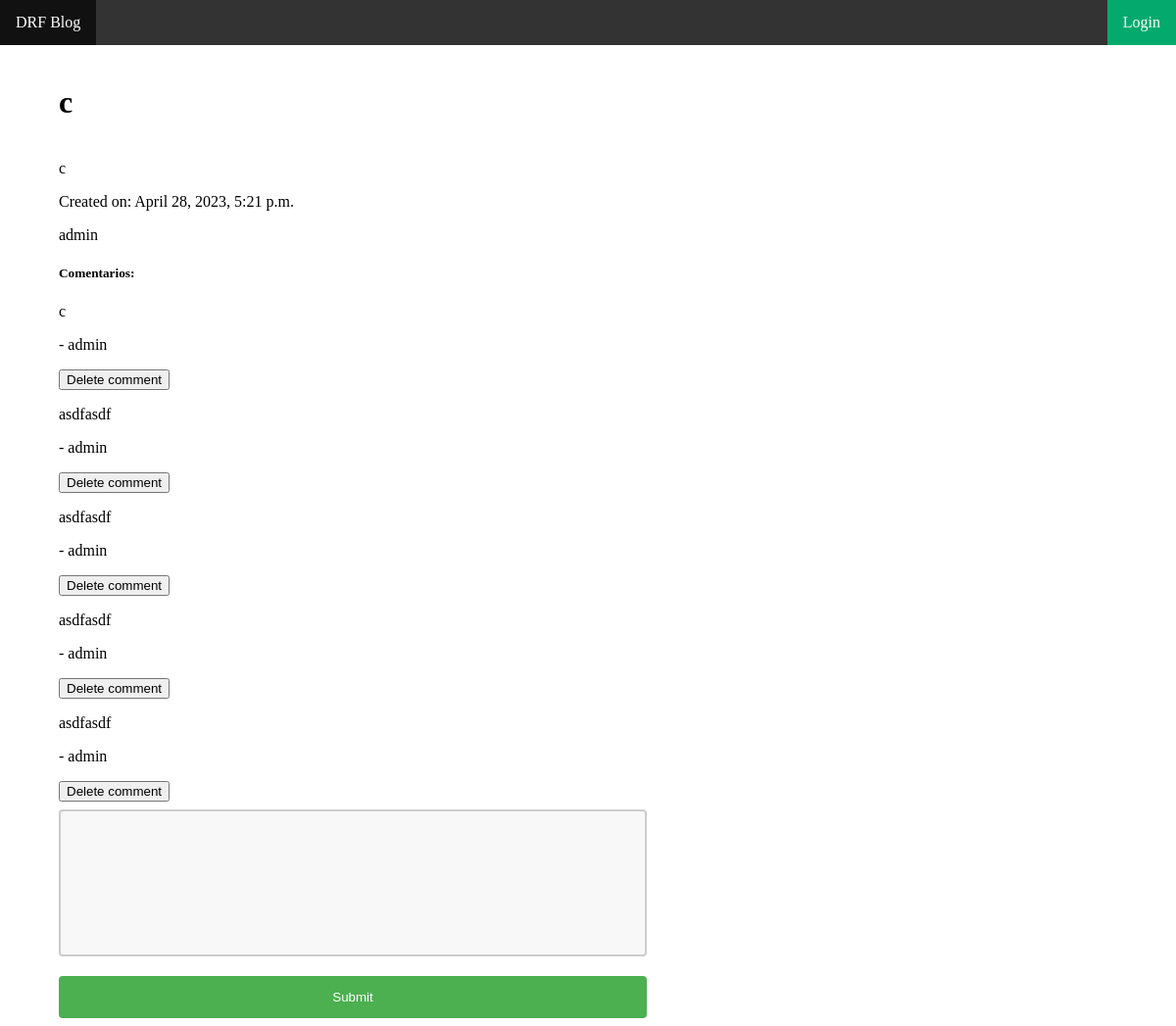
/comments/17/, run on the app's committed database.
### api/models.py (models this page shows)
class Post(models.Model):
    created = models.DateTimeField(auto_now_add=True)
    title = models.CharField(max_length=100, blank=True, default='')
    body = models.TextField(blank=True, default='')
    owner = models.ForeignKey('auth.User', related_name='posts', on_delete=models.CASCADE)
    class Meta:
        ordering = ['created']

class Comment(models.Model):
    created = models.DateTimeField(auto_now_add=True)
    body = models.TextField(blank=False)
    owner = models.ForeignKey('auth.User', related_name='comments', on_delete=models.CASCADE)
    post = models.ForeignKey('Post', related_name='comments', on_delete=models.CASCADE)
    class Meta:
        ordering = ['created']

### api/views.py (the view, shortened to what this page needs)
# urls.py: path('comments/<int:pk>/', create_comment, name='create_comment'),
def create_comment(request, pk):
    post = get_object_or_404(Post, pk=pk)
    comments = post.comments.all()
    print(request)
    return render(request, "post_detail.html", {"post": post, "comments": comments})

### templates/post_detail.html (shortened to what this page needs)
{% extends 'base.html' %} {% block content %}
<h1 class="section-title">{{ post.title }}</h1>
<p>{{ post.body }}</p>
<p>Created on: {{ post.created }}</p>
<p>{{ post.owner }}</p>
<h5>Comentarios:</h5>
{% for comment in comments %}
<p>{{comment.body}}</p>
<p>- {{comment.owner}}</p>
<a href="{% url 'delete_comment' comment.id %}"
  ><button>Delete comment</button></a
>
{% endfor %}
<form action="{% url 'create_comment' post.id %}" method="POST">
  <textarea name="comentario"></textarea>
  <input type="submit" value="Submit" />
</form>
{% endblock %}

### static/css/style.css (style rules this page uses)
body { margin: 0; }
a { text-decoration: none; }
.section-title { margin-bottom: 40px; margin-top: 40px; }
input[type=submit] { width: 100%; background-color: #4CAF50; color: white; padding: 14px 20px; margin: 8px 0; border: none; border-radius: 4px; cursor: pointer; }
textarea { width: 100%; height: 150px; padding: 12px 20px; box-sizing: border-box; border: 2px solid #ccc; border-radius: 4px; background-color: #f8f8f8; resize: none; margin: 8px 0; }
form { max-width: 600px; }

### data on the page
Post: title "c", body "c", created "April 28, 2023, 5:21 p.m.", owner "admin"
Comment: body "c", owner "admin"
Comment: body "asdfasdf", owner "admin"
Comment: body "asdfasdf", owner "admin"
Comment: body "asdfasdf", owner "admin"
Comment: body "asdfasdf", owner "admin"
